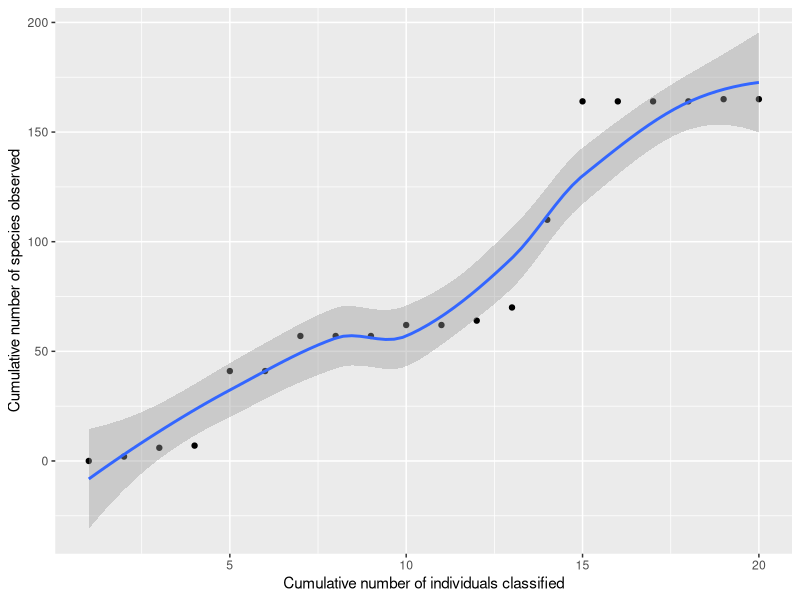

Recreate this plot in R.
## ---- chunk 1
library(kableExtra)
library(knitr)
library(tidyverse)
## ---- chunk 2
Community_total1 = data.frame(
  number = c(1,2,3,4,5,6,7,8,9,10,11,12,13,14,15,16,17,18,19,20),
  name = c("kiss", "red short string", "red long string", "white spiral", "mike ike", "watermelon", "gummy bear", "marshmallow bear", "lego square", "lego rectangle", "coke", "spider", "big round candy", "skittle", "m&m", "fish", "elongated noodle", "elongated cloud", "elongated oval", "elongated diamond"),
  characteristics = c("teardrop shape", "short string", "long string", "large ellipsoid flat", "rounded rod", "rectangular", "clear bear shape", "opaque bear shape", "large square brick", "small rectangular brick", "coke bottle shape", "spider shape", "sphere", "ellipsoid round", "small elipsoid flat", "fish shape", "short noodle shape", "cloud shape", "oval", "diamond"),
  occurences = c(16,6,10,3,172,1,99,3,3,15,3,6,24,187,243,1,4,3,1,1)
)
## ---- chunk 3
Community_sample1 = data.frame(
  x = c(1,2,3,4,5,6,7,8,9,10,11,12,13,14,15,16,17,18,19,20),
  y = c(0,2,6,7,41,41,57,57,57,62,62,64,70,110,164,164,164,164,165,165)
)
## ---- chunk 4
ggplot(Community_sample1, aes(x=x, y=y)) +
  geom_point() +
  geom_smooth() +
  labs(x="Cumulative number of individuals classified", y="Cumulative number of species observed")
## ---- chunk 5
species1 = 16/(16+6+10+3+172+1+99+3+3+15+3+6+24+187+243+1+4+3+1+1)
species2 = 6/(16+6+10+3+172+1+99+3+3+15+3+6+24+187+243+1+4+3+1+1)
species3 = 10/(16+6+10+3+172+1+99+3+3+15+3+6+24+187+243+1+4+3+1+1)
species4 = 3/(16+6+10+3+172+1+99+3+3+15+3+6+24+187+243+1+4+3+1+1)
species5 = 172/(16+6+10+3+172+1+99+3+3+15+3+6+24+187+243+1+4+3+1+1)
species6 = 1/(16+6+10+3+172+1+99+3+3+15+3+6+24+187+243+1+4+3+1+1)
species7 = 99/(16+6+10+3+172+1+99+3+3+15+3+6+24+187+243+1+4+3+1+1)
species8 = 3/(16+6+10+3+172+1+99+3+3+15+3+6+24+187+243+1+4+3+1+1)
species9 = 3/(16+6+10+3+172+1+99+3+3+15+3+6+24+187+243+1+4+3+1+1)
species10 = 15/(16+6+10+3+172+1+99+3+3+15+3+6+24+187+243+1+4+3+1+1)
species11 = 3/(16+6+10+3+172+1+99+3+3+15+3+6+24+187+243+1+4+3+1+1)
species12 = 6/(16+6+10+3+172+1+99+3+3+15+3+6+24+187+243+1+4+3+1+1)
species13 = 24/(16+6+10+3+172+1+99+3+3+15+3+6+24+187+243+1+4+3+1+1)
species14 = 187/(16+6+10+3+172+1+99+3+3+15+3+6+24+187+243+1+4+3+1+1)
species15 = 243/(16+6+10+3+172+1+99+3+3+15+3+6+24+187+243+1+4+3+1+1)
species16 = 1/(16+6+10+3+172+1+99+3+3+15+3+6+24+187+243+1+4+3+1+1)
species17 = 4/(16+6+10+3+172+1+99+3+3+15+3+6+24+187+243+1+4+3+1+1)
species18 = 3/(16+6+10+3+172+1+99+3+3+15+3+6+24+187+243+1+4+3+1+1)
species19 = 1/(16+6+10+3+172+1+99+3+3+15+3+6+24+187+243+1+4+3+1+1)
species20 = 1/(16+6+10+3+172+1+99+3+3+15+3+6+24+187+243+1+4+3+1+1)

1 / (species1^2 + species2^2 + species3^2 + species4^2 + species5^2 + species6^2 + species7^2 + species8^2 + species9^2 + species10^2 + species11^2 + species12^2 + species13^2 + species14^2 + species15^2 + species16^2 + species17^2 + species18^2 + species19^2 + species20^2)
## ---- chunk 6
species1 = 0/(0+2+4+1+34+0+16+0+0+5+0+2+6+40+54+0+0+0+1+0)
species2 = 2/(0+2+4+1+34+0+16+0+0+5+0+2+6+40+54+0+0+0+1+0)
species3 = 4/(0+2+4+1+34+0+16+0+0+5+0+2+6+40+54+0+0+0+1+0)
species4 = 1/(0+2+4+1+34+0+16+0+0+5+0+2+6+40+54+0+0+0+1+0)
species5 = 34/(0+2+4+1+34+0+16+0+0+5+0+2+6+40+54+0+0+0+1+0)
species6 = 0/(0+2+4+1+34+0+16+0+0+5+0+2+6+40+54+0+0+0+1+0)
species7 = 16/(0+2+4+1+34+0+16+0+0+5+0+2+6+40+54+0+0+0+1+0)
species8 = 0/(0+2+4+1+34+0+16+0+0+5+0+2+6+40+54+0+0+0+1+0)
species9 = 0/(0+2+4+1+34+0+16+0+0+5+0+2+6+40+54+0+0+0+1+0)
species10 = 5/(0+2+4+1+34+0+16+0+0+5+0+2+6+40+54+0+0+0+1+0)
species11 = 0/(0+2+4+1+34+0+16+0+0+5+0+2+6+40+54+0+0+0+1+0)
species12 = 2/(0+2+4+1+34+0+16+0+0+5+0+2+6+40+54+0+0+0+1+0)
species13 = 6/(0+2+4+1+34+0+16+0+0+5+0+2+6+40+54+0+0+0+1+0)
species14 = 30/(0+2+4+1+34+0+16+0+0+5+0+2+6+40+54+0+0+0+1+0)
species15 = 54/(0+2+4+1+34+0+16+0+0+5+0+2+6+40+54+0+0+0+1+0)
species16 = 0/(0+2+4+1+34+0+16+0+0+5+0+2+6+40+54+0+0+0+1+0)
species17 = 0/(0+2+4+1+34+0+16+0+0+5+0+2+6+40+54+0+0+0+1+0)
species18 = 0/(0+2+4+1+34+0+16+0+0+5+0+2+6+40+54+0+0+0+1+0)
species19 = 1/(0+2+4+1+34+0+16+0+0+5+0+2+6+40+54+0+0+0+1+0)
species20 = 0/(0+2+4+1+34+0+16+0+0+5+0+2+6+40+54+0+0+0+1+0)

1 / (species1^2 + species2^2 + species3^2 + species4^2 + species5^2 + species6^2 + species7^2 + species8^2 + species9^2 + species10^2 + species11^2 + species12^2 + species13^2 + species14^2 + species15^2 + species16^2 + species17^2 + species18^2 + species19^2 + species20^2)
## ---- chunk 7
20 + 4^2/(16*2)
## ---- chunk 8
11 + 2^2/(9*2)
## ---- chunk 9
library(vegan)

Community_total1_diversity = 
  Community_total1 %>% 
  select(name, occurences) %>% 
  spread(name, occurences)

Community_total1_diversity

diversity(Community_total1_diversity, index="invsimpson")
specpool(Community_total1_diversity)
